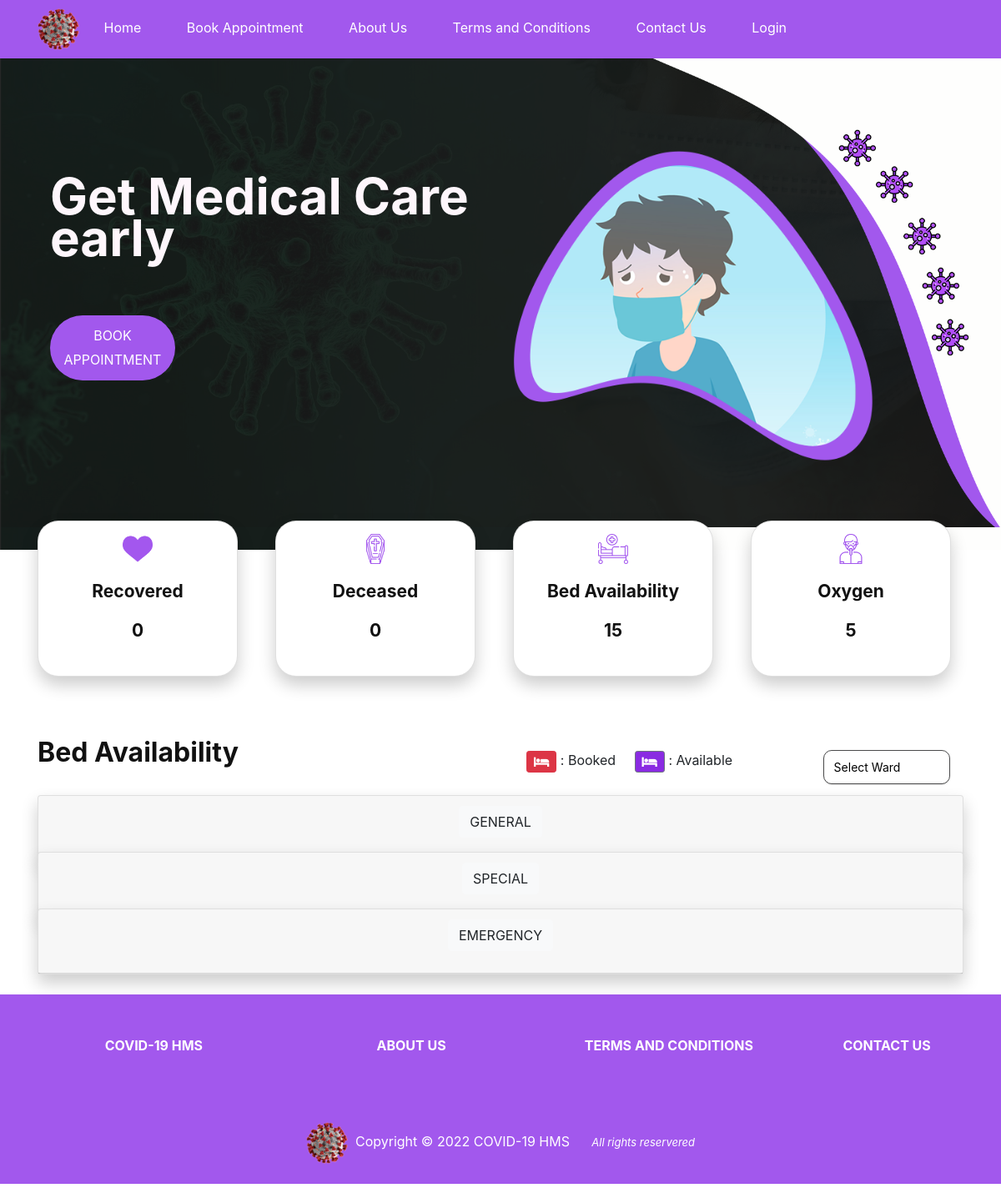
The page / on the database its author committed.
### home/models.py (models this page shows, shortened)
class page(models.Model):
    pageId = models.AutoField(primary_key=True)
    title = models.CharField(max_length=100)
    slug = models.SlugField(null=True, unique=True)
    content = tinymce_models.HTMLField()
    statusChoice = (
        ('enabled','Enabled'),
        ('disabled','Disabled'),
    )
    status = models.CharField(max_length=10,choices=statusChoice,default='enabled')
    number = models.IntegerField(default=0)

class Oxygen(models.Model):
    oxygen_Total = models.IntegerField(help_text = " Days &")
    oxygen_Total_Hour = models.TimeField(help_text = " Hours of Total Oxygen")
    oxygen_Used = models.IntegerField(help_text = " Days &")
    oxygen_Used_Hour = models.TimeField(help_text = " Hours of Oxygen Used")
    oxygen_Remaining = models.IntegerField(help_text = " Days &")
    oxygen_Remaining_Hour = models.TimeField(help_text = " Hours of Oxygen Remaining")
    def __str__(self):
        return str(self.oxygen_Remaining)

### home/views.py (the view, shortened to what this page needs)
# urls.py: 2. Add a URL to urlpatterns:  path('', views.home, name='home')
def home(request):
    pages = page_list()
    success = False
    oxy = Oxygen.objects.all()
    beds = Bed.objects.all()
    wards = Ward.objects.all()
    patients = Patient.objects.all()
    recovered = 0
    deceased = 0
    bedcnt = 0
    for p in patients:
        if p.patientStatus == 'Recovered':
            recovered = recovered + 1
        elif p.patientStatus == 'Deceased':
            deceased = deceased + 1
    for bed in beds:
        if bed.occupied == False:
            bedcnt = bedcnt + 1
    return render(request, 'index.html',{"bedcnt":bedcnt,"beds":beds,"oxy":oxy,"wards":wards,"recovered":recovered,"deceased":deceased,"pages":pages})

### home/models.py (called while the page is built)
    def __str__(self):
        return self.wardName

### home/views.py (called while the page is built)
def page_list():
    pages = page.objects.filter(status="enabled").order_by('number')
    return pages

### home/templates/index.html (shortened to what this page needs)
{% load static %}
<!DOCTYPE html>
<html lang="en">
<head>
    <link rel="stylesheet" href="https://stackpath.bootstrapcdn.com/bootstrap/4.1.3/css/bootstrap.min.css">
    <link rel="stylesheet" href="https://use.fontawesome.com/releases/v5.8.1/css/all.css">
    <link  href="{% static 'css/bootstrap.min.css' %}" rel="stylesheet">
    <link href="{% static 'css/style1.css' %}" rel="stylesheet">
    <link href="{% static 'css/bedtable.css' %}" rel="stylesheet">
    <link  href="{% static 'css/responsive.css' %}" rel="stylesheet">
    <link  href="{% static 'css/jquery.mCustomScrollbar.min.css' %}" rel="stylesheet">
    <link rel="stylesheet" href="https://cdnjs.cloudflare.com/ajax/libs/font-awesome/4.7.0/css/font-awesome.min.css">
    <link rel="stylesheet" href="https://netdna.bootstrapcdn.com/font-awesome/4.0.3/css/font-awesome.css">
    <link  href="{% static 'css/owl.carousel.min.css' %}" rel="stylesheet">
    <link rel="stylesheet" href="https://cdnjs.cloudflare.com/ajax/libs/fancybox/2.1.5/jquery.fancybox.min.css" media="screen">
    <link rel="stylesheet" href="https://stackpath.bootstrapcdn.com/bootstrap/4.5.0/css/bootstrap.min.css">
    <link rel="stylesheet" href="https://maxcdn.bootstrapcdn.com/font-awesome/4.7.0/css/font-awesome.min.css">
</head>
<body>
    {% include 'header.html' %}
    <div class="header_section">
     <div class="banner_section layout_padding">
        <div class="container">
           <div id="my_slider" class="carousel slide" data-ride="carousel">
              <div class="carousel-inner">
                 <div class="carousel-item active">
                    <div class="row">
                       <div class="col-md-6">
                          <div class="container">
                             <h1 class="banner_taital">Get Medical Care early </h1>
                             <div class="more_bt"><a href="#bookappo"data-toggle="modal">Book Appointment</a></div>
                          </div>
                       </div>
                       <div class="col-md-6">
                          <div class="banner_img"><img src="{% static 'banner-img.png' %}"></div>
                       </div>
                    </div>
                 </div>
              </div>
            </div>
        </div>
     </div>
    </div>
    <div class="container">
        <div class="row">
            <div class="col-sm-3">
                <div class="card" style="width: 15rem; border-radius: 25px;">
                    <img src="{% static 'heart.png' %}" class="card-img-top" alt="">
                        <div class="card-body">
                            <h5 class="card-title">Recovered</h5>
                                <h5 class="card-title">{{recovered}}</h5>
                        </div>
                </div>
            </div>
            <div class="col-sm-3">
                <div class="card" style="width: 15rem; border-radius: 25px;">
                    <img src="{% static 'coffin.png'%}" class="card-img-top" alt="">
                        <div class="card-body">
                            <h5 class="card-title">Deceased</h5>
                            <h5 class="card-title">{{deceased}}</h5>
                        </div>
                </div>
            </div>
            <div class="col-sm-3">
                <div class="card" style="width: 15rem; border-radius: 25px;">
                    <img src="{% static 'hospital-bed.png' %}" class="card-img-top" alt="">
                    <div class="card-body">
                        <h5 class="card-title">Bed Availability</h5>
                        <h5 class="card-title">{{bedcnt}}</h5>
                    </div>
                </div>
            </div>
            <div class="col-sm-3">
                <div class="card" style="width: 15rem; border-radius: 25px;">
                    <img src="{% static 'oxygenation.png' %}" class="card-img-top" alt="">
                        <div class="card-body">
                            <h5 class="card-title">Oxygen</h5>
                            {% for i in oxy %}
                                <h5 class="card-title">{{i}} </h5>
                            {% endfor %}
                        </div>
                </div>
            </div>
      </div>
	</div>
      <br><br>
      <div class="container my-4">
          <div class="row">
              <div class="col-sm">
                  <h2><b>Bed Availability</b></h2><br><br>
              </div>
              <div class="col-sm">
                  <figure class="p-3 mb-0">
                      <button type="button" class="btn btn-danger btn-sm fa fa-bed"></button> : Booked &nbsp;&nbsp;&nbsp;
                      <button type="button" class="btn btn-secondary btn-sm fa fa-bed"
                          style="background-color: blueviolet;"></button> : Available
                      <select id="ward" onclick="update()">
                          <option disabled hidden selected>Select Ward</option>
                      </select>
                  </figure>
              </div>
          </div>
          <div id="accordion">
              <div class="card">
                  <div class="card-header" id="headingOne">
                      <h5 class="mb-1">
                          <button class="btn btn-light collapsed" data-toggle="collapse" data-target="#collapseOne"
                              aria-expanded="false" aria-controls="collapseOne">
                              GENERAL
                          </button>
                      </h5>
                  </div>
              </div>
              <br>
              <div class="card">
                  <div class="card-header" id="headingTwo">
                      <h5 class="mb-1">
                          <button class="btn btn-light collapsed" data-toggle="collapse" data-target="#collapseTwo"
                              aria-expanded="false" aria-controls="collapseTwo">
                              SPECIAL
                          </button>
                      </h5>
                  </div>
              </div>
              <br>
              <div class="card">
                  <div class="card-header" id="headingThree">
                      <h5 class="mb-1">
                          <button class="btn btn-light collapsed" data-toggle="collapse" data-target="#collapseThree"
                              aria-expanded="false" aria-controls="collapseThree">
                              EMERGENCY
                          </button>
                      </h5>
                  </div>
              </div>
          </div>
      </div>
        {% include 'footer.html'%}
</body>
</html>

### home/templates/header.html (shortened to what this page needs)
{% load static %}
<head>
    <link rel="stylesheet" href="https://stackpath.bootstrapcdn.com/bootstrap/4.1.3/css/bootstrap.min.css">
    <link rel="stylesheet" href="https://use.fontawesome.com/releases/v5.8.1/css/all.css">
    <link rel="stylesheet" href="https://cdnjs.cloudflare.com/ajax/libs/toastr.js/latest/css/toastr.css">
    <link  href="{% static 'css/bootstrap.min.css' %}" rel="stylesheet">
    <link href="{% static 'css/style1.css' %}" rel="stylesheet">
    <link href="{% static 'css/bedtable.css' %}" rel="stylesheet">
    <link  href="{% static 'css/responsive.css' %}" rel="stylesheet">
    <link  href="{% static 'css/jquery.mCustomScrollbar.min.css' %}" rel="stylesheet">
    <link rel="stylesheet" href="https://cdnjs.cloudflare.com/ajax/libs/font-awesome/4.7.0/css/font-awesome.min.css">
    <link rel="stylesheet" href="https://netdna.bootstrapcdn.com/font-awesome/4.0.3/css/font-awesome.css">
    <link  href="{% static 'css/owl.carousel.min.css' %}" rel="stylesheet">
    <link rel="stylesheet" href="https://cdnjs.cloudflare.com/ajax/libs/fancybox/2.1.5/jquery.fancybox.min.css" media="screen">
    <link rel="stylesheet" href="https://stackpath.bootstrapcdn.com/bootstrap/4.5.0/css/bootstrap.min.css">
    <link rel="stylesheet" href="https://maxcdn.bootstrapcdn.com/font-awesome/4.7.0/css/font-awesome.min.css">
</head>
<div class="fixed-header" id="fixed-header-bookAppo">
    <div class="container" id="container1">
        <nav>
            <img src="{% static 'corona.png' %}" height="50px" width="50px">
            <a href="/">Home</a>
            <a href="#bookappo"data-toggle="modal">Book Appointment</a>
            {% for i in pages %}
            <a href="/{{i.slug}}">{{i.title}}</a>
            {% endfor %}
            <a href="/contactUs">Contact Us</a>
            <a href="#myModal" data-toggle="modal">Login</a>
        </nav>
    </div>
</div>

### home/templates/footer.html
{% load static %}
<footer id="footer" class="text-center text-lg-start bg-light text-muted">
  <div id="footer-link" style="background-color:#a258ed; padding-top: 4px;padding-left: 0px; color:#FFFFFF;">
    <section class="">
      <div class="container text-center text-md-start mt-5" id="footerBookAppo">
        <div class="row mt-3">
          <div class="col-md-3 col-lg-4 col-xl-3 mx-auto mb-4">
            <h6 class="text-uppercase fw-bold mb-4" style="color: #FFFFFF;">
              <a href="/" style="color: #FFFFFF; text-decoration: none;">COVID-19 HMS</a>
            </h6>
          </div>
          {% for i in pages %}
          <div class="col-md-2 col-lg-2 col-xl-3 mx-auto mb-4">
            <h6 class="text-uppercase fw-bold mb-4" style="color: #FFFFFF;">
              <a href="/{{i.slug}}" style="color: #FFFFFF; text-decoration: none;">{{i.title}}</a>
            </h6>
          </div>
          {% endfor %}
          <div class="col-md-3 col-lg-2 col-xl-2 mx-auto mb-4">
            <h6 class="text-uppercase fw-bold mb-4" style="color: #FFFFFF;">
              <a href="/contactUs" style="color: #FFFFFF; text-decoration: none;">Contact Us</a>
            </h6>
          </div>
        </div>
      </div>
    </section>
    <div class="text-center p-4"><img src="{% static 'corona.png' %}" height="50px" width="50px">&nbsp;&nbsp;Copyright &copy; 2022 COVID-19 HMS <em style="font-size: 13px;">&nbsp;&nbsp;&nbsp;&nbsp;&nbsp; All rights reservered</em></a>
    </div>  </div>
  </footer>

### static/css/style1.css (style rules this page uses)
* { box-sizing: border-box !important; transition: ease all 0.5s; }
html { scroll-behavior: smooth; overflow-x: hidden !important; }
body { color: #666666; font-size: 14px; font-family: Poppins; line-height: 1.80857; font-weight: normal; overflow-x: hidden !important; padding-right: 0px !important; }
a { color: #1f1f1f; text-decoration: none !important; outline: none !important; -webkit-transition: all .3s ease-in-out; -moz-transition: all .3s ease-in-out; -ms-transition: all .3s ease-in-out; -o-transition: all .3s ease-in-out; transition: all .3s ease-in-out; }
h1, h2, h3, h4, h5, h6 { letter-spacing: 0; font-weight: normal; position: relative; padding: 0 0 10px 0; font-weight: normal; line-height: normal; color: #111111; margin: 0 }
h1 { font-size: 24px }
h2 { font-size: 22px }
h5 { font-size: 14px }
h6 { font-size: 13px }
*, *::after, *::before { -webkit-box-sizing: border-box; -moz-box-sizing: border-box; box-sizing: border-box; }
h1 a, h2 a, h3 a, h4 a, h5 a, h6 a { color: #212121; text-decoration: none!important; opacity: 1 }
a { color: #222222; text-decoration: none; outline: none !important; }
a, .btn { text-decoration: none !important; outline: none !important; -webkit-transition: all .3s ease-in-out; -moz-transition: all .3s ease-in-out; -ms-transition: all .3s ease-in-out; -o-transition: all .3s ease-in-out; transition: all .3s ease-in-out; }
img { max-width: 100%; height: auto; }
button { border: 0; margin: 0; padding: 0; cursor: pointer; }
.layout_padding { padding-top: 90px; padding-bottom: 0px; }
.header_section { width: 100%; float: left; background-image: url(../banner-bg.png); height: auto; height: auto; padding: 20px 0px; background-size: 100%; }
.banner_section { width: 100%; float: left; padding-bottom: 80px; }
.banner_img { width: 80%; text-align: center; }
.banner_taital { width: 100%; float: left; font-size: 60px; color: #fef6fc; font-weight: bold; line-height: 50px; padding-top: 30px; }
.more_bt { width: 150px; float: left; margin-top: 30px; }
.more_bt a { width: 100%; float: left; font-size: 16px; color: #ffffff; background-color: #a258ed; text-align: center; padding: 10px 0px; border-radius: 40px; text-transform: uppercase; }
.card { margin-top: -35px; border-radius: 50px 50px 50px 50px; text-align: center; box-shadow: 0 10px 20px rgba(0, 0, 0, 0.2); }
.card img { width: 15%; margin: 0 auto; padding-top: 15px; }
.card .card-title { font-weight: 700; font-size: 1.5em; }
.fixed-header { top: 0; width: auto; padding: 10px 0; background: #a258ed; color: rgb(196, 4, 154); }
nav a { color: #fff; text-decoration: none; padding: 7px 25px; display: inline-block; }
.fw-bold { font-weight: 700!important; }

### static/css/bedtable.css (style rules this page uses)
select { -webkit-appearance: none; padding: 7px 40px 7px 12px; width: 30%; border: 1px solid #4a4a4b; border-radius: 10px; background: rgb(255, 255, 255); box-shadow: 0 1px 3px -2px #5e5e5e; cursor: pointer; font-family: inherit; font-size: 16px; transition: all 150ms ease; color: #000000; float: right; }

### rows shown on the page
page: title "About Us", title "ABOUT US"
page: title "Terms and Conditions", title "TERMS AND CONDITIONS"
Oxygen: oxygen_Remaining "5"

### other values the page prints
{{ recovered }} "0"
{{ deceased }} "0"
{{ bedcnt }} "15"
